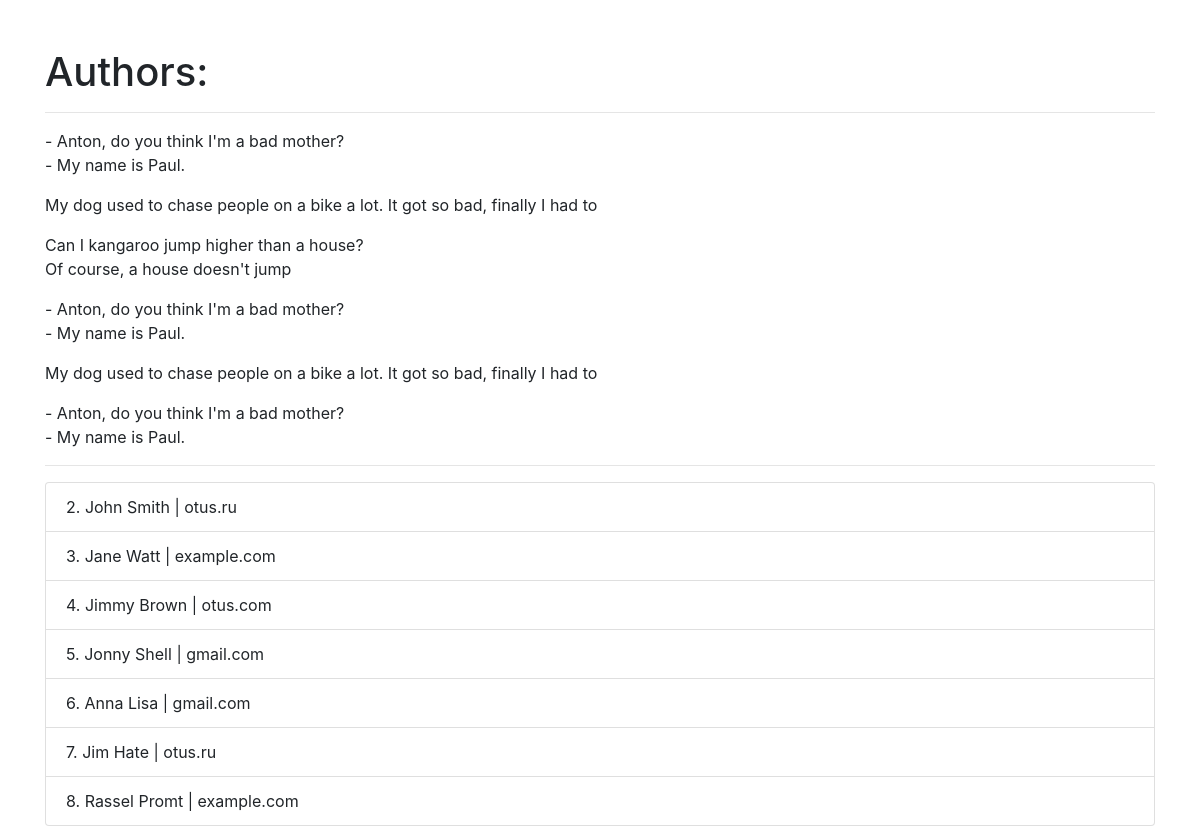
Screenshot of /authors/ with the database file from the repository.
### authors/models.py (models this page shows)
class Author(models.Model):
    class Meta:
        verbose_name = "Author"
        verbose_name_plural = "Authors"
    LEVELS = (
        ('J', 'Junior deweloper'),
        ('M', 'Middle deweloper'),
        ('S', 'Senior deweloper'),
    )
    first_name = models.CharField(max_length=50)
    last_name = models.CharField(max_length=50)
    email = models.EmailField(null=True)
    level = models.CharField(max_length=1, choices=LEVELS, default='J')
    def __str__(self):
        return f'{self.first_name} {self.last_name}'

### authors/views.py (the view)
# urls.py: path('', views.IndexView.as_view(), name='index'),
class IndexView(ListView):
        model = Author
        template_name = 'authors/index.html'
        context_object_name='authors'
        def get_queryset(self):
            queryset = super().get_queryset()
            print(queryset)
            queryset = queryset.filter(id__gt=1)
            print(queryset)
            return queryset

### authors/templatetags/email_domain.py (called while the page is built)
@register.filter(name='domain')
@stringfilter
def cut_email_domain(value):
    if '@' not in value:
        return '[email not stated]'
    return value.partition('@')[2]

### authors/templatetags/random_joke.py (called while the page is built)
@register.simple_tag
def joke(index=None):
    if index is None or not isinstance(index, int) or index >= len(jokes):
        a_joke = choice(jokes)
    else:
        a_joke = jokes[index]
    return mark_safe(f'<p>{a_joke}</p>')

### authors/templates/authors/index.html (shortened to what this page needs)
{% extends "authors/base.html" %}
{% load random_joke %}
{% load email_domain %}
{% block body %}
     <h1>Authors:</h1>
     <hr>
        {% joke 1 %}
        {% joke 0 %}
        {% joke 2 %}
        {% joke 3 %}
        {% joke 'abc' %}
        {% joke %}
     <hr>
     <div>
        <ul class="list-group">
            {% for author in authors %}
                <li class="list-group-item">{{  author.id  }}. {{  author  }} | {{  author.email|domain}}</li>
            {% endfor %}
          </ul>
     </div>
{% endblock %}

### authors/templates/authors/base.html (shortened to what this page needs)
<!doctype html>
<html lang="en">
  <head>
    {% load static %}
    <link rel="stylesheet" href="{% static 'css/bootstrap.min.css' %}">
  </head>
    <body>
        <br>
        <div class="container">
        <br>
            {% block body %}{% endblock %}
        </div>
  </body>
</html>

### rows the page displays
Author: id "2", first_name+last_name "John Smith", email|domain "otus.ru"
Author: id "3", first_name+last_name "Jane Watt", email|domain "example.com"
Author: id "4", first_name+last_name "Jimmy Brown", email|domain "otus.com"
Author: id "5", first_name+last_name "Jonny Shell", email|domain "gmail.com"
Author: id "6", first_name+last_name "Anna Lisa", email|domain "gmail.com"
Author: id "7", first_name+last_name "Jim Hate", email|domain "otus.ru"
Author: id "8", first_name+last_name "Rassel Promt", email|domain "example.com"
